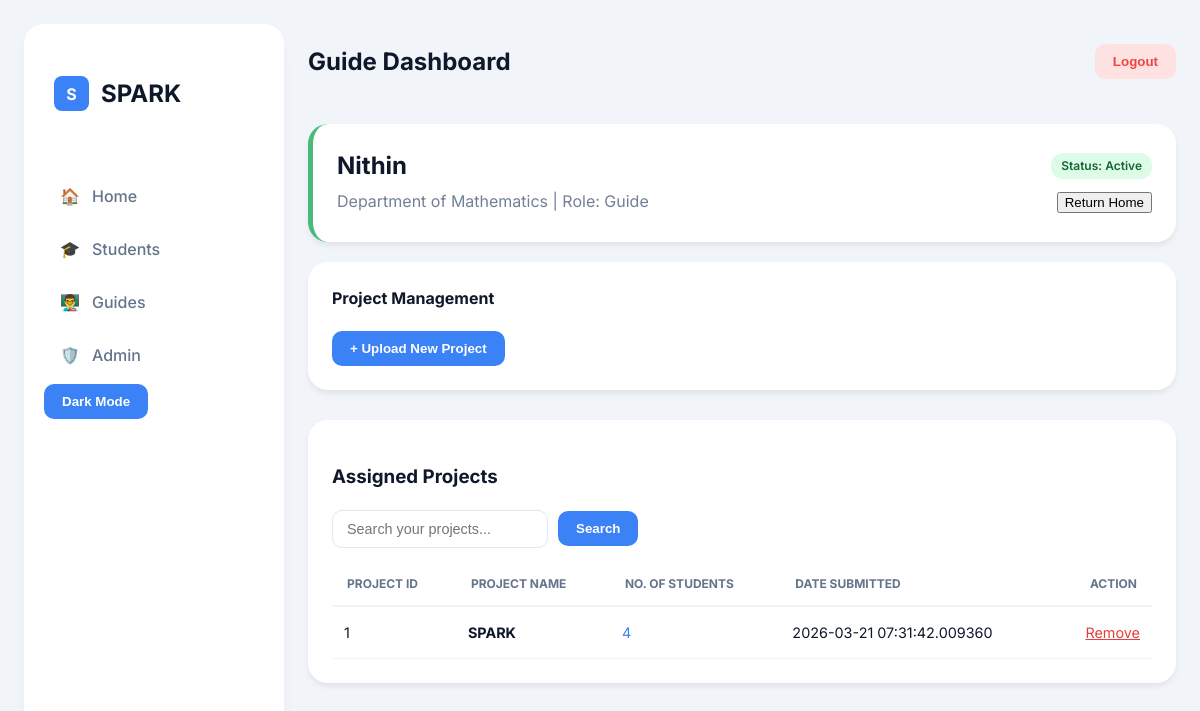
The page /guide/dashboard (signed in) on the database as committed earlier.
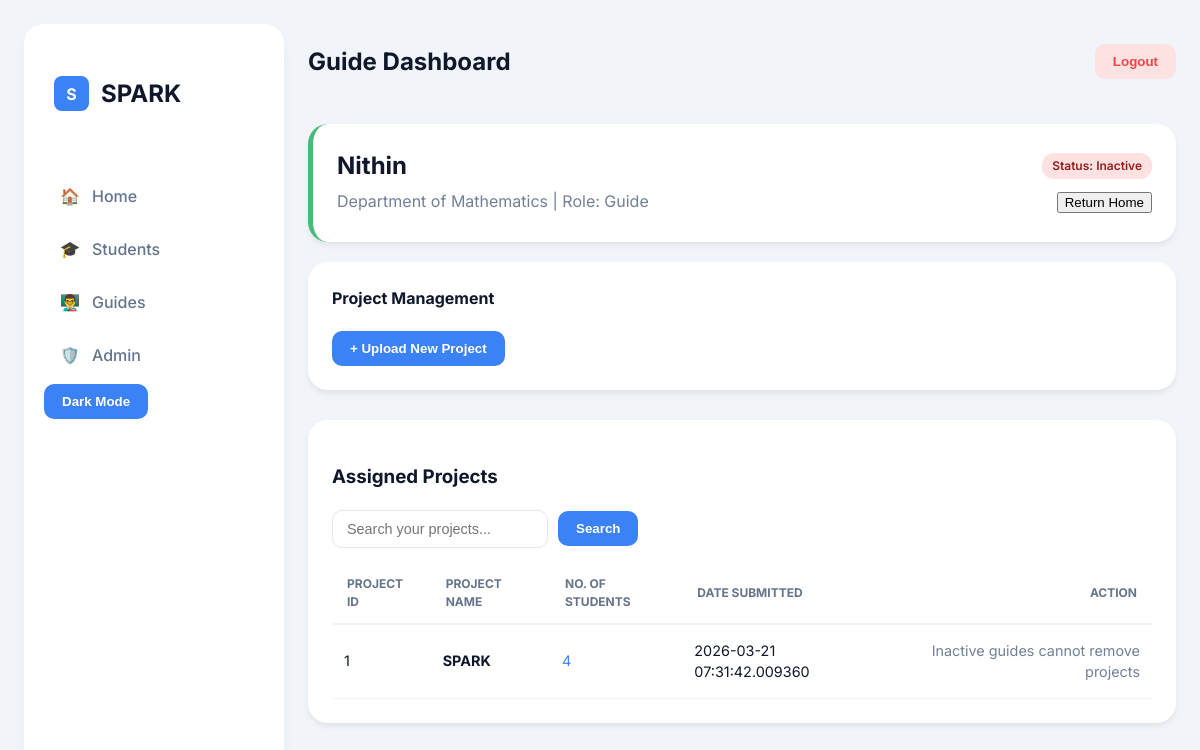
The same page on the database as committed later.
### app.py (models this page shows)
class Guide(db.Model):
    id = db.Column(db.Integer, primary_key=True)
    name = db.Column(db.String(100))
    email = db.Column(db.String(100), unique=True)
    password = db.Column(db.String(100))
    department = db.Column(db.String(50))
    is_active = db.Column(db.Boolean, default=True)
    projects = db.relationship('Project', backref='guide', lazy=True)

class Project(db.Model):
    id = db.Column(db.Integer, primary_key=True)
    name = db.Column(db.String(200))
    stored_name = db.Column(db.String(200))
    submission_date = db.Column(db.DateTime, default=datetime.utcnow)
    batch = db.Column(db.String(20))
    status = db.Column(db.String(20), default='Pending')
    rejection_reason = db.Column(db.Text, nullable=True)
    guide_id = db.Column(db.String(50), db.ForeignKey('guide.id'))
    students= db.relationship('Student',backref='project',lazy=True)

### app.py (the view)
@app.route('/guide/dashboard')
def guide_dash():
    if(session['role']!='guide'):
        return "Your Session Has been Expired", 400
    g=session['user_id']
    return render_template("guide.html",g=g, guide=Guide.query.get(g))

### templates/guide.html (shortened to what this page needs)
{% extends "base.html" %}
{% block title %}Guide Dashboard{% endblock %}
{% block content %}
<div class="card profile-header" style="margin-bottom: 20px; border-left: 5px solid #48bb78;">
    <div style="display: flex; justify-content: space-between; align-items: center;">
        <div>
            <h2 style="margin: 0;">{{guide.name}}</h2>
            <p style="color: #718096; margin: 5px 0;">Department of {{guide.department}} | Role: Guide</p>
        </div>
        <div style="text-align: right;">
            <span class="status-pill {{ 'active' if guide.is_active else 'inactive' }}" style="display: inline-block; margin-bottom: 10px;">
                Status: {{ "Active" if guide.is_active else "Inactive" }}
            </span>
            <br>
            <button class="btn-alt" onclick="window.location.href='/';">Return Home</button>
        </div>
    </div>
</div>
<div class="card" style="margin-bottom: 30px;">
    <h4 style="margin-top: 0;">Project Management</h4>
    <input type="button" class="btn-prof primary" value="+ Upload New Project" onclick="checkActiveGuide();">
</div>
<div class="card table-container">
    <div class="table-header">
        <h3>Assigned Projects</h3>
        <div class="search-box">
            <input type="text" class="search-input" placeholder="Search your projects...">
            <input type="button" class="search-btn" value="Search">
        </div>
    </div>
    <table class="styled-table">
        <thead>
            <tr>
                <th>Project ID</th>
                <th>Project Name</th>
                <th>No. of Students</th>
                <th>Date Submitted</th>
                <th style="text-align: right;">Action</th>
            </tr>
        </thead>
        <tbody>
            {% for p in guide.projects %}
            <tr>
                <td>{{p.id}}</td>
                <td><strong>{{p.name}}</strong></td>
                <td><a href="#" onclick="showStudents({{p.id}})" style="color: #3b82f6; text-decoration: none;">{{p.students|length}}</a></td>
                <td>{{p.submission_date}}</td>
                <td style="text-align: right;">
                    {% if guide.is_active %}
                    <a href="/delete_project/{{p.id}}" class="link-btn toggle"
                       onclick="return confirm('Are you sure you want to remove this project?')"
                       style="color: #e53e3e;">Remove</a>
                    {% else %}
                    <span style="color: #718096;">Inactive guides cannot remove projects</span>
                    {% endif %}
                </td>
            </tr>
            {% endfor %}
        </tbody>
    </table>
</div>
{% endblock %}

### templates/base.html (shortened to what this page needs)
<!DOCTYPE html>
<html lang="en">
<head>
    <link rel="stylesheet" href="{{ url_for('static', filename='css/style.css') }}">
</head>
<body>
    <div class="dashboard-wrapper">
        <aside class="sidebar">
    <div class="sidebar-brand">
        <div class="brand-logo">S</div>
        <h1 class="brand-name">SPARK</h1>
    </div>
    <nav class="sidebar-nav">
        <a href="/" class="nav-link"><span>🏠</span> Home</a>
        <a href="/student_info/dashboard" class="nav-link"><span>🎓</span> Students</a>
        <a href="/guide_info/dashboard" class="nav-link"><span>👨‍🏫</span> Guides</a>
        <a href="/admin_info/dashboard" class="nav-link"><span>🛡️</span> Admin</a>
    </nav>
    <div class="sidebar-user">
        <button class="theme-toggle-btn" id="themeToggleBtn" type="button">Dark Mode</button>
    </div>
</aside>
        <main class="main-content">
            <header class="top-header">
                <div class="header-left">
                    <h2 class="page-title">{{ self.title() }}</h2>
                </div>
                <div class="header-right">
                    <button class="logout-btn" onclick="window.location.href='/logout';">Logout</button>
                </div>
            </header>
            <section class="page-body">
                {% block content %}{% endblock %}
            </section>
        </main>
    </div>
</body>
</html>

### static/css/style.css (style rules this page uses)
:root { --bg-soft: #f1f5f9; --sidebar-white: #ffffff; --card-bg: #ffffff; --surface-soft: #f8fafc; --hover-bg: #f8fafc; --modal-overlay: rgba(0, 0, 0, 0.4); --primary-blue: #3b82f6; --primary-hover: #2563eb; --text-dark: #0f172a; --text-gray: #64748b; --border-color: #e2e8f0; --danger: #ef4444; --success: #22c55e; }
* { box-sizing: border-box; }
body { background-color: var(--bg-soft); color: var(--text-dark); font-family: 'Inter', sans-serif; margin: 0; line-height: 1.5; }
.dashboard-wrapper { display: flex; min-height: 100vh; padding: 24px; gap: 24px; }
.sidebar { width: 260px; background: var(--sidebar-white); border-radius: 20px; padding: 32px 20px; display: flex; flex-direction: column; box-shadow: 0 10px 15px -3px rgba(0, 0, 0, 0.05); }
.sidebar-brand { display: flex; align-items: center; gap: 12px; margin-bottom: 40px; padding-left: 10px; }
.brand-logo { width: 35px; height: 35px; background: var(--primary-blue); color: white; border-radius: 8px; display: flex; align-items: center; justify-content: center; font-weight: bold; }
.nav-link { display: flex; align-items: center; gap: 12px; padding: 12px 16px; color: var(--text-gray); text-decoration: none; border-radius: 12px; font-weight: 500; transition: all 0.2s; margin-bottom: 5px; }
.main-content { flex: 1; }
.top-header { margin-bottom: 24px; display: flex; justify-content: space-between; align-items: center; }
.card { background: var(--card-bg); border-radius: 20px; padding: 24px; margin-bottom: 24px; box-shadow: 0 4px 6px -1px rgba(0,0,0,0.08); }
.styled-table { width: 100%; border-collapse: collapse; margin-top: 15px; font-size: 0.9rem; }
.styled-table th { text-align: left; padding: 12px 15px; border-bottom: 2px solid var(--bg-soft); color: var(--text-gray); text-transform: uppercase; font-size: 0.75rem; font-weight: 700; }
.styled-table td { padding: 15px 12px; border-bottom: 1px solid var(--bg-soft); }
.status-pill { padding: 4px 10px; border-radius: 12px; font-size: 0.75rem; font-weight: 600; }
.status-pill.inactive { background: #fee2e2; color: #991b1b; }
.search-box { display: flex; gap: 10px; align-items: center; margin-bottom: 15px; }
.search-input, .filter-select { padding: 10px 14px; border: 1px solid var(--border-color); border-radius: 10px; font-size: 0.9rem; outline: none; }
.search-btn, .btn-prof { background-color: var(--primary-blue); color: white; border: none; padding: 10px 18px; border-radius: 10px; cursor: pointer; font-weight: 600; transition: 0.2s; }
.logout-btn { background: #fee2e2; color: var(--danger); border: none; padding: 10px 18px; border-radius: 10px; font-weight: 600; cursor: pointer; }
.theme-toggle-btn { background: var(--primary-blue); color: white; border: none; padding: 10px 18px; border-radius: 10px; font-weight: 600; cursor: pointer; transition: 0.2s; }

Rows that differ between the two databases and show on the page:
changed Guide "Nithin": is_active "Active" → "Inactive"
computed for Project "SPARK": text "Remove" → "Inactive guides cannot remove projects"
